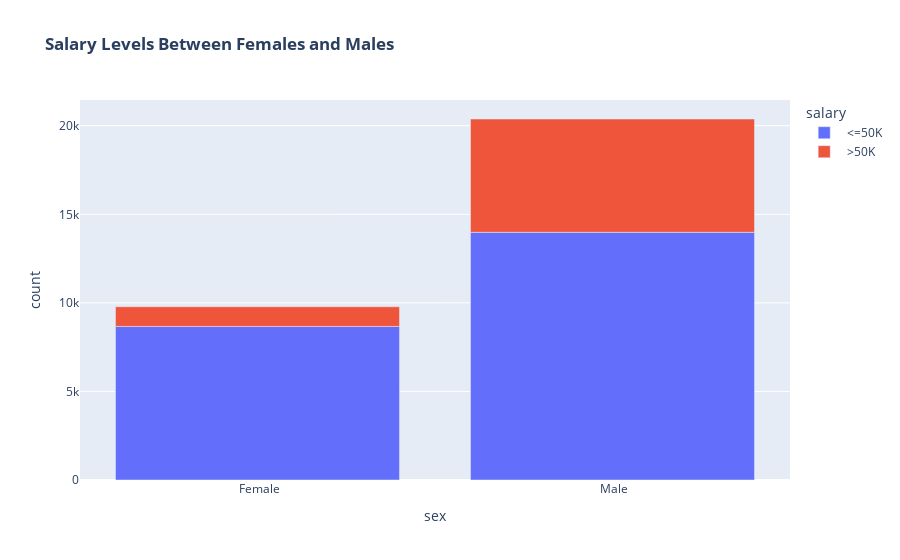

Notebook cell for this chart:
### Markdown cell above
### Question 2

Is there a noticable trend between a person’s salary and their sex? What about their
race?

### Code cell
# Q2 Part 1)

# calculate total count of salary category by sex
counts = adult_df.groupby(['sex', 'salary']).size().reset_index(name='count')

# stacked bar chart
fig_2a = px.bar(counts, x='sex', y='count', color='salary',
                title="<b>Salary Levels Between Females and Males</b>")

fig.update_layout(
    plot_bgcolor='lightgray',   # Background of the plot area
    paper_bgcolor='lightgray',   # Background outside the plot area
    font=dict(
        color='black'
    ))

fig.update_layout(
     #plot_bgcolor='white',   # Background of the plot area
     #paper_bgcolor='lightgray',   # Background outside the plot area
     font=dict(
         color='black'
     )
 )

fig_2a.show()

### Figure 1 — Plotly figure (JSON) as saved in the notebook; plotly's stock layout.template omitted (floating-point values rounded to 4 significant figures)
{"data": [{"alignmentgroup": "True", "hovertemplate": "salary= <=50K<br>sex=%{x}<br>count=%{y}<extra></extra>", "legendgroup": " <=50K", "marker": {"color": "#636efa", "pattern": {"shape": ""}}, "name": " <=50K", "offsetgroup": " <=50K", "orientation": "v", "showlegend": true, "textposition": "auto", "type": "bar", "x": [" Female", " Male"], "xaxis": "x", "y": [8670, 13984], "yaxis": "y"}, {"alignmentgroup": "True", "hovertemplate": "salary= >50K<br>sex=%{x}<br>count=%{y}<extra></extra>", "legendgroup": " >50K", "marker": {"color": "#EF553B", "pattern": {"shape": ""}}, "name": " >50K", "offsetgroup": " >50K", "orientation": "v", "showlegend": true, "textposition": "auto", "type": "bar", "x": [" Female", " Male"], "xaxis": "x", "y": [1112, 6396], "yaxis": "y"}], "layout": {"barmode": "relative", "legend": {"title": {"text": "salary"}, "tracegroupgap": 0}, "title": {"text": "<b>Salary Levels Between Females and Males</b>"}, "xaxis": {"anchor": "y", "domain": [0, 1], "title": {"text": "sex"}}, "yaxis": {"anchor": "x", "domain": [0, 1], "title": {"text": "count"}}}}
